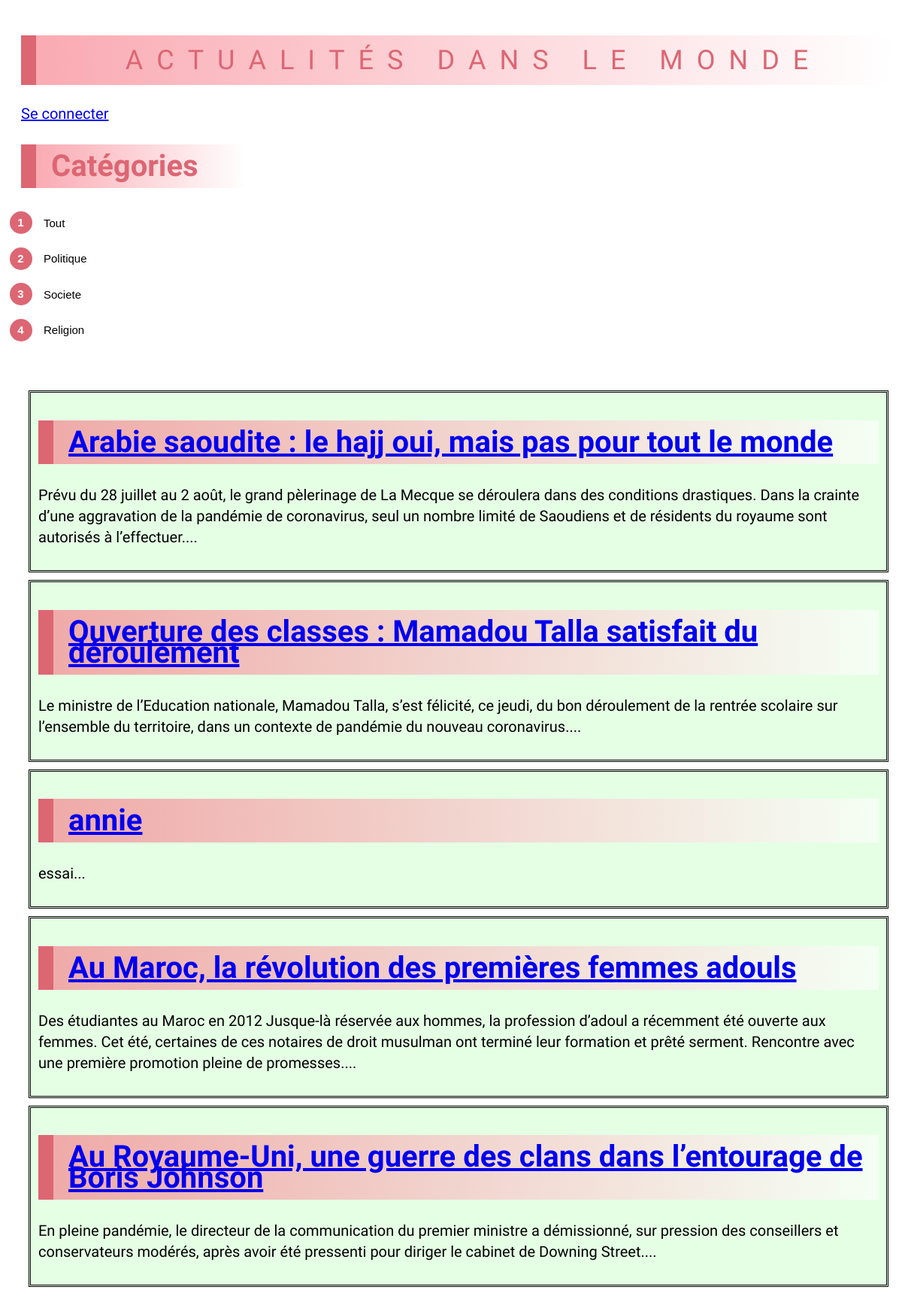
The page / on the database its author committed.
### tables this page shows
CREATE TABLE `Categorie` (
  `id` int(11) NOT NULL,
  `libelle` varchar(20) DEFAULT NULL
);

CREATE TABLE `Article` (
  `id` int(11) NOT NULL,
  `titre` varchar(255) DEFAULT NULL,
  `contenu` text,
  `dateCreation` datetime DEFAULT CURRENT_TIMESTAMP,
  `dateModification` datetime DEFAULT CURRENT_TIMESTAMP,
  `categorie` int(11) DEFAULT NULL
);

### controleur/Controller.php (called while the page is built, shortened)
<?php
	require_once 'modele/dao/ArticleDao.php';
	require_once 'modele/dao/CategorieDao.php';
	class Controller
	{
		public function showAccueil()
		{
			$articleDao = new ArticleDao();
			$categorieDao = new CategorieDao();
			$articles = $articleDao->getList();
			$categories = $categorieDao->getList();
			require_once 'vue/accueil.php';
		}
	}
?>

### modele/dao/ConnexionManager.php (called while the page is built)
<?php
	class ConnexionManager
	{
		private static $bdd;
		public static function getInstance()
		{
			if (self::$bdd === null)
			{
				try
				{
					self::$bdd = new PDO('mysql:host=localhost;dbname=actualites;charset=utf8', 'admin', 'admin');
				}
				catch (Exception $e)
				{
					echo "Erreur de connexion à la base de données : ".$e->getMessage();
					self::$bdd = null;
				}
			}
			return self::$bdd;
		}
	}
?>

### modele/dao/CategorieDao.php (called while the page is built, shortened)
<?php
	require_once 'ConnexionManager.php';
	class CategorieDao
	{
		private $bdd;
		public function __construct()
		{
			$this->bdd = (new ConnexionManager)->getInstance();
		}
		public function getList()
		{
			$reponse = $this->bdd->query('SELECT * FROM Categorie');
			$data = $reponse->fetchAll(PDO::FETCH_CLASS, 'Categorie');
			return $data;
		}
	}
?>

### modele/dao/ArticleDao.php (called while the page is built, shortened)
<?php
	require_once 'ConnexionManager.php';
	class ArticleDao
	{
		private $bdd;
		public function __construct()
		{
			$this->bdd = (new ConnexionManager)->getInstance();
		}
		public function getList()
		{
			$data = $this->bdd->query('SELECT * FROM Article ORDER BY dateCreation DESC');
			return $data->fetchAll(PDO::FETCH_CLASS, 'Article');
		}
	}
?>

### vue/accueil.php (the view, shortened to what this page needs)
<!DOCTYPE html>
<html>
<head>
	<link rel="stylesheet" type="text/css" href="/assets/css/style.css">
</head>
<body>
	<?php require_once 'inc/entete.php'; ?>
	<?php
		require_once 'inc/menu.php';
	?>
	<div >
		<?php if (!empty($articles)): ?>
			<?php foreach ($articles as $article): ?>
				<div class="article">
					<h1><a href="index.php?a=article&id=<?= $article->id ?>"><?= $article->titre ?></a></h1>
					<p><?= substr($article->contenu, 0, 300) . '...' ?></p>
				</div>
			<?php endforeach ?>
		<?php else: ?>
			<div class="message">Aucun article trouvé</div>
		<?php endif ?>
	</div>
</body>
</html>

### index.php (shortened to what this page needs)
<?php
	require_once 'controleur/Controller.php';
	$controller = new Controller();
		if (isset($_GET['a'])) {
			if(strtolower($_GET['a']) === 'ajouterutilisateur'){
				require_once './vue/admin/ajouterUtilisateur.php';
			}
		if (strtolower($_GET['a']) === 'listerutilisateur') {
				$users = $controller->showUsers();
				require_once './vue/admin/listerUtilisateur.php';
			}
			if (strtolower($_GET['a']) === 'supprimeruser'){
				if (isset($_GET['id'])){
					$controller->deleteUser($_GET['id']);
				}
			}
			if (strtolower($_GET['a']) === 'listerutilisateur') {
				$users = $controller->showUsers();
				require_once './vue/admin/listerUtilisateur.php';
			}
			if (strtolower($_GET['a']) === 'modifierutilisateur'){
				if (isset($_GET['id'])){
					$user = $controller->getUser($_GET['id']);
					require './vue/admin/editUser.php';
				}
			}
		}
			else{
			$controller->showAccueil();
		}
?>

### vue/inc/entete.php (shortened to what this page needs)
<div id="entete">
	<h1 class="ml12" style="color:#dd6673;text-align:center">Actualités dans le monde</h1>
     <a href="/diop/vue/connexion.php">Se connecter</a>
</div>

### vue/inc/menu.php (shortened to what this page needs)
<div  class="list-type1">
    <h1>Catégories</h1>
    <ol>
        <li><a href="index.php">Tout</a></li>
        <?php foreach ($categories as $categorie): ?>
            <li><a href="index.php?a=categorie&id=<?= $categorie->id ?>"><?= $categorie->libelle ?></a></li>
        <?php endforeach ?>
    </ol>
</div>

### assets/css/style.css (style rules this page uses)
.ml12 { font-weight: 200; font-size: 1.8em; text-transform: uppercase; letter-spacing: 0.5em; }
.article { margin: 10px; padding: 10px; border: 3px double black; background-color: rgba(0, 255, 0, 0.1); }

### vue/accueil.php (style rules this page uses)
body { font-size: 20px; font-family: 'Kalam', cursive; line-height: 28px; padding: 15px 0px 15px 20px; }
h1 { background: linear-gradient( 90deg, rgba(246, 114, 128, 0.6) , rgba(255, 255, 255, 0.6)); border-left:20px #dd6673 solid; color: #dd6673; line-height: 28px; padding: 15px 0px 15px 20px; }

### vue/inc/menu.php (style rules this page uses)
.list-type1 { width: 300px; margin: 0; }
.list-type1 ol { counter-reset: li; list-style: none; *list-style: decimal; font-size: 15px; font-family: 'Raleway', sans-serif; padding: 0; margin-bottom: 4em; }
.list-type1 a { position: relative; display: block; padding: .4em .4em .4em 2em; *padding: .4em; margin: .5em 0; background: linear-gradient( 90deg, rgba(246, 114, 128, 0.6)); color: #000; text-decoration: none; -moz-border-radius: .3em; -webkit-border-radius: .3em; border-radius: 10em; transition: all .2s ease-in-out; }
.list-type1 a:before { content: counter(li); counter-increment: li; position: absolute; left: -1.3em; top: 50%; margin-top: -1.3em; background: #dd6673; height: 2em; width: 2em; line-height: 2em; border: .3em solid #fff; text-align: center; font-weight: bold; -moz-border-radius: 2em; -webkit-border-radius: 2em; border-radius: 2em; color: #FFF; }

### rows shown on the page
categorie: libelle "Politique"
categorie: libelle "Societe"
categorie: libelle "Religion"
article: titre "Arabie saoudite : le hajj oui, mais pas pour tout le monde", contenu "Prévu du 28 juillet au 2 août, le grand pèlerinage de La Mecque se déroulera dans des conditions drastiques. Dans la crainte d’une aggravation de la pandémie de coronavirus, seul un nombre limité de Saoudiens et de résidents du royaume sont autorisés à l’effectuer."
article: titre "Ouverture des classes : Mamadou Talla satisfait du déroulement", contenu "Le ministre de l’Education nationale, Mamadou Talla, s’est félicité, ce jeudi, du bon déroulement de la rentrée scolaire sur l’ensemble du territoire, dans un contexte de pandémie du nouveau coronavirus."
article: titre "annie", contenu "essai"
article: titre "Au Maroc, la révolution des premières femmes adouls", contenu "Des étudiantes au Maroc en 2012 Jusque-là réservée aux hommes, la profession d’adoul a récemment été ouverte aux femmes. Cet été, certaines de ces notaires de droit musulman ont terminé leur formation et prêté serment. Rencontre avec une première promotion pleine de promesses."
article: titre "Au Royaume-Uni, une guerre des clans dans l’entourage de Boris Johnson", contenu "En pleine pandémie, le directeur de la communication du premier ministre a démissionné, sur pression des conseillers et conservateurs modérés, après avoir été pressenti pour diriger le cabinet de Downing Street."
